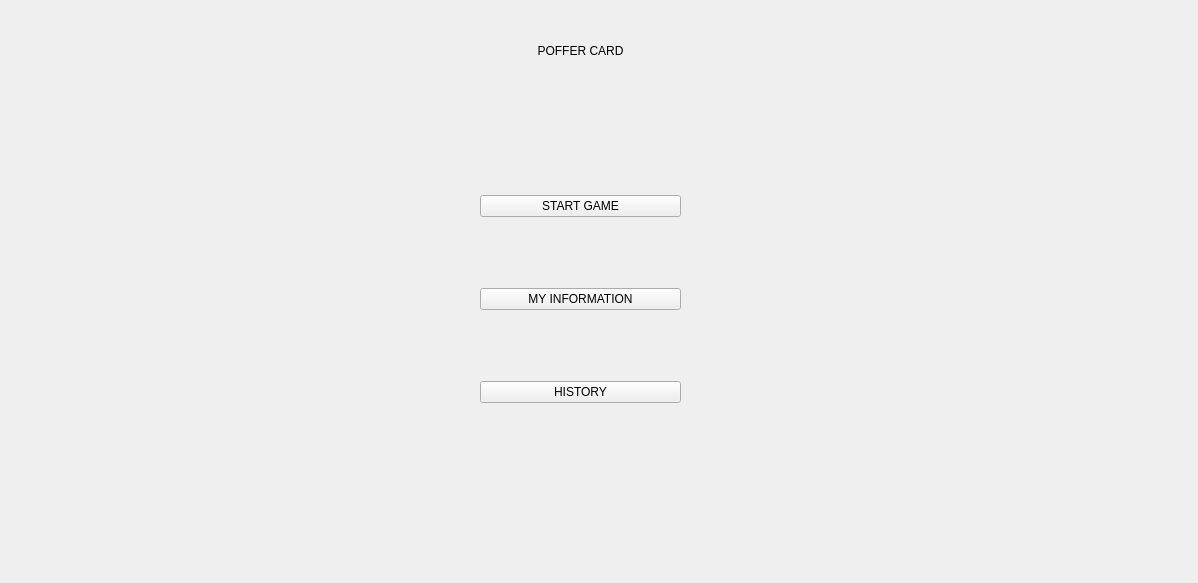
<?xml version="1.0" encoding="UTF-8"?>
<ui version="4.0">
 <class>menu</class>
 <widget class="QWidget" name="menu">
  <property name="geometry">
   <rect>
    <x>0</x>
    <y>0</y>
    <width>1198</width>
    <height>583</height>
   </rect>
  </property>
  <property name="windowTitle">
   <string>Form</string>
  </property>
  <widget class="QLabel" name="label">
   <property name="geometry">
    <rect>
     <x>420</x>
     <y>10</y>
     <width>321</width>
     <height>81</height>
    </rect>
   </property>
   <property name="text">
    <string>POFFER CARD</string>
   </property>
   <property name="alignment">
    <set>Qt::AlignmentFlag::AlignCenter</set>
   </property>
  </widget>
  <widget class="QWidget" name="verticalLayoutWidget">
   <property name="geometry">
    <rect>
     <x>480</x>
     <y>130</y>
     <width>201</width>
     <height>341</height>
    </rect>
   </property>
   <layout class="QVBoxLayout" name="verticalLayout">
    <item>
     <widget class="QPushButton" name="pushButton_2">
      <property name="text">
       <string>START GAME</string>
      </property>
     </widget>
    </item>
    <item>
     <widget class="QPushButton" name="pushButton_3">
      <property name="text">
       <string>MY INFORMATION</string>
      </property>
     </widget>
    </item>
    <item>
     <widget class="QPushButton" name="pushButton">
      <property name="text">
       <string>HISTORY</string>
      </property>
     </widget>
    </item>
   </layout>
  </widget>
 </widget>
 <resources/>
 <connections/>
</ui>
